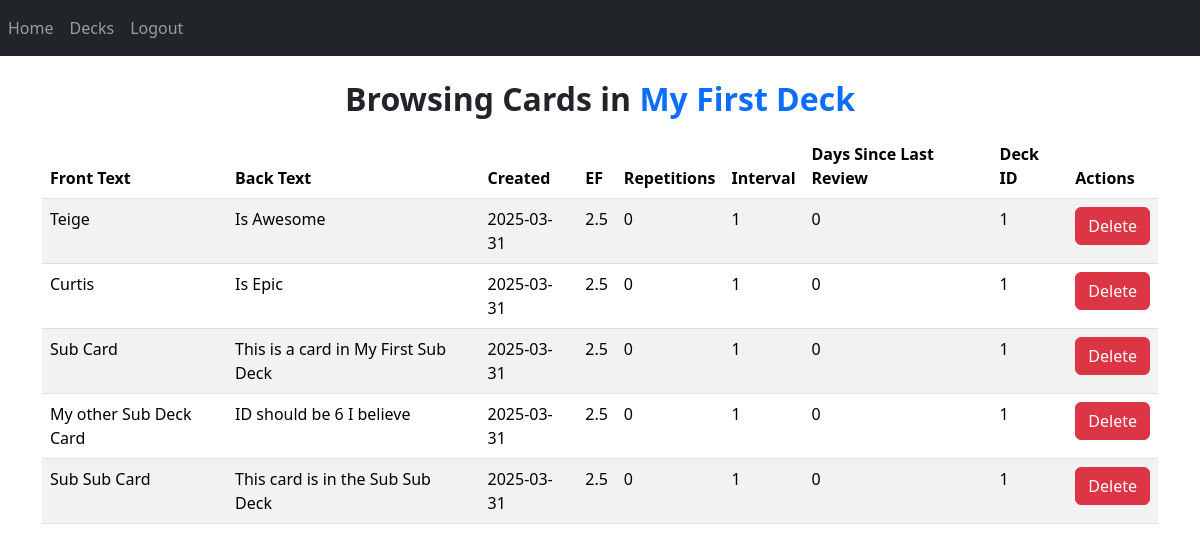
Page /decks/1/browse (signed in) on the committed database.
### website/models.py (models this page shows)
class Deck(db.Model):
    id = db.Column(db.Integer, primary_key=True)
    name = db.Column(db.String(150), nullable=False)
    user_id = db.Column(db.Integer, db.ForeignKey('user.id'), nullable=False)
    parent_id = db.Column(db.Integer, db.ForeignKey('deck.id'), nullable=True)  # Self-referential
    sub_decks = db.relationship('Deck', backref=db.backref('parent', remote_side=[id]), cascade='all, delete-orphan')
    cue_cards = db.relationship('CueCard', backref='deck', cascade='all, delete-orphan')
    @property
    def sub_decks_recursive(self):
        sub_decks = []
        for sub_deck in self.sub_decks:
            sub_decks.append(sub_deck)
            sub_decks.extend(sub_deck.sub_decks_recursive)  # Recursively add sub-decks
        return sub_decks
    @property
    def cue_cards_recursive(self):
        cue_cards = self.cue_cards
        for sub_deck in self.sub_decks_recursive:
            cue_cards.extend(sub_deck.cue_cards)
        return cue_cards

class CueCard(db.Model):
    id = db.Column(db.Integer, primary_key=True)
    front_text = db.Column(db.Text, nullable=False)
    back_text = db.Column(db.Text, nullable=False)
    created_at = db.Column(db.DateTime(timezone=True), default=func.now())
    easiness_factor = db.Column(db.Float, default=2.5)
    repetitions = db.Column(db.Integer, default=0)
    interval = db.Column(db.Integer, default=1)
    days_since_last_review = db.Column(db.Integer, default=0)
    deck_id = db.Column(db.Integer, db.ForeignKey('deck.id'), nullable=False)
    user_id = db.Column(db.Integer, db.ForeignKey('user.id'), nullable=False)

### website/views.py (the view)
@views.route('/decks/<int:deck_id>/browse', methods=['GET'])
@login_required
def browse_deck(deck_id):
    deck = Deck.query.get(deck_id)
    if deck is None or deck.user_id != current_user.id:
        flash("Deck not found or you don't have permission to view it.", category='error')
        return redirect('/decks')
    cue_cards = deck.cue_cards_recursive
    return render_template("browse-deck.html", user=current_user, deck=deck, cue_cards=cue_cards)

### website/__init__.py (called while the page is built)
def create_app():
    app = Flask(__name__)
    app.config['SECRET_KEY'] = 'mysecretkey' # TODO: Change this!
    app.config['SQLALCHEMY_DATABASE_URI'] = f'sqlite:///{DB_NAME}' # This is the path to the database file
    db.init_app(app)
    from .views import views
    from .auth import auth
    app.register_blueprint(views, url_prefix='/') # This is the URL prefix for the blueprint
    app.register_blueprint(auth, url_prefix='/')
    from . import models
    with app.app_context():
        db.create_all()
    login_manager = LoginManager()
    login_manager.login_view = 'auth.login'
    login_manager.init_app(app)
    @login_manager.user_loader
    def load_user(id):
        return models.User.query.get(int(id))
    return app

### website/templates/browse-deck.html (shortened to what this page needs)
{% extends 'base.html' %} {% block title %}Browse Cards{% endblock %} {% block
content %}
<div class="container text-center mt-4">
  <h2 class="fw-bold mb-3 text-center">
    Browsing Cards in
    <a
      href="{{ url_for('views.overview_deck', deck_id=deck.id) }}"
      class="link-offset-2 link-offset-3-hover link-underline link-underline-opacity-0 link-underline-opacity-75-hover"
      data-bs-toggle="tooltip"
      data-bs-html="true"
      data-bs-title="Go back to deck overview. <br />You have {{ cue_cards|length }} cards in this deck."
      data-bs-placement="bottom"
      >{{ deck.name }}</a
    >
  </h2>
</div>
{% if cue_cards|length == 0 %}
<p class="text-center mt-3">You have no cards in your deck!</p>
{% else %}
<table class="table table-striped">
  <thead>
    <tr>
      <th>Front Text</th>
      <th>Back Text</th>
      <th>Created</th>
      <th>EF</th>
      <th>Repetitions</th>
      <th>Interval</th>
      <th>Days Since Last Review</th>
      <th>Deck ID</th>
      <th>Actions</th>
    </tr>
  </thead>
  <tbody>
    {% for card in cue_cards %}
    <tr>
      <td>{{ card.front_text }}</td>
      <td>{{ card.back_text }}</td>
      <td>{{ card.created_at.strftime('%Y-%m-%d') }}</td>
      <td>{{ card.easiness_factor }}</td>
      <td>{{ card.repetitions }}</td>
      <td>{{ card.interval }}</td>
      <td>{{ card.days_since_last_review }}</td>
      <td>{{ card.deck_id }}</td>
      <td>
        <button
          class="btn btn-danger delete-card-btn"
          data-card-id="{{ card.id }}"
          data-card-name="{{ card.front_text }}"
          data-bs-toggle="modal"
          data-bs-target="#deleteCardModal"
        >
          Delete
        </button>
      </td>
    </tr>
    {% endfor %}
  </tbody>
</table>
{% endif %}
{% endblock %}

### website/templates/base.html (shortened to what this page needs)
<!DOCTYPE html>
<html lang="en">
  <head>
    <link
      rel="stylesheet"
      href="https://cdn.jsdelivr.net/npm/bootstrap@5.3.3/dist/css/bootstrap.min.css"
    />
  </head>
  <body>
    <nav class="navbar navbar-expand-lg navbar-dark bg-dark">
      <div class="collapse navbar-collapse" id="navbar">
        <div class="navbar-nav">
          <a class="nav-item nav-link" id="home" href="/">Home</a>
          {% if user.is_authenticated %}
          <a class="nav-item nav-link" id="decks" href="/decks">Decks</a>
          <a class="nav-item nav-link" id="logout" href="/logout">Logout</a>
          {% else %}
          <a class="nav-item nav-link" id="login" href="/login">Login</a>
          <a class="nav-item nav-link" id="sign-up" href="/sign-up">Sign Up</a>
          {% endif %}
        </div>
      </div>
    </nav>
    <div class="container">{% block content %}{% endblock %}</div>
  </body>
</html>

### rows in the picture
Deck: name "My First Deck"
CueCard: front_text "Teige", back_text "Is Awesome", created_at "2025-03-31", easiness_factor "2.5", repetitions "0", interval "1", days_since_last_review "0", deck_id "1"
CueCard: front_text "Curtis", back_text "Is Epic", created_at "2025-03-31", easiness_factor "2.5", repetitions "0", interval "1", days_since_last_review "0", deck_id "1"
CueCard: front_text "Sub Card", back_text "This is a card in My First Sub Deck", created_at "2025-03-31", easiness_factor "2.5", repetitions "0", interval "1", days_since_last_review "0", deck_id "1"
CueCard: front_text "My other Sub Deck Card", back_text "ID should be 6 I believe", created_at "2025-03-31", easiness_factor "2.5", repetitions "0", interval "1", days_since_last_review "0", deck_id "1"
CueCard: front_text "Sub Sub Card", back_text "This card is in the Sub Sub Deck", created_at "2025-03-31", easiness_factor "2.5", repetitions "0", interval "1", days_since_last_review "0", deck_id "1"
